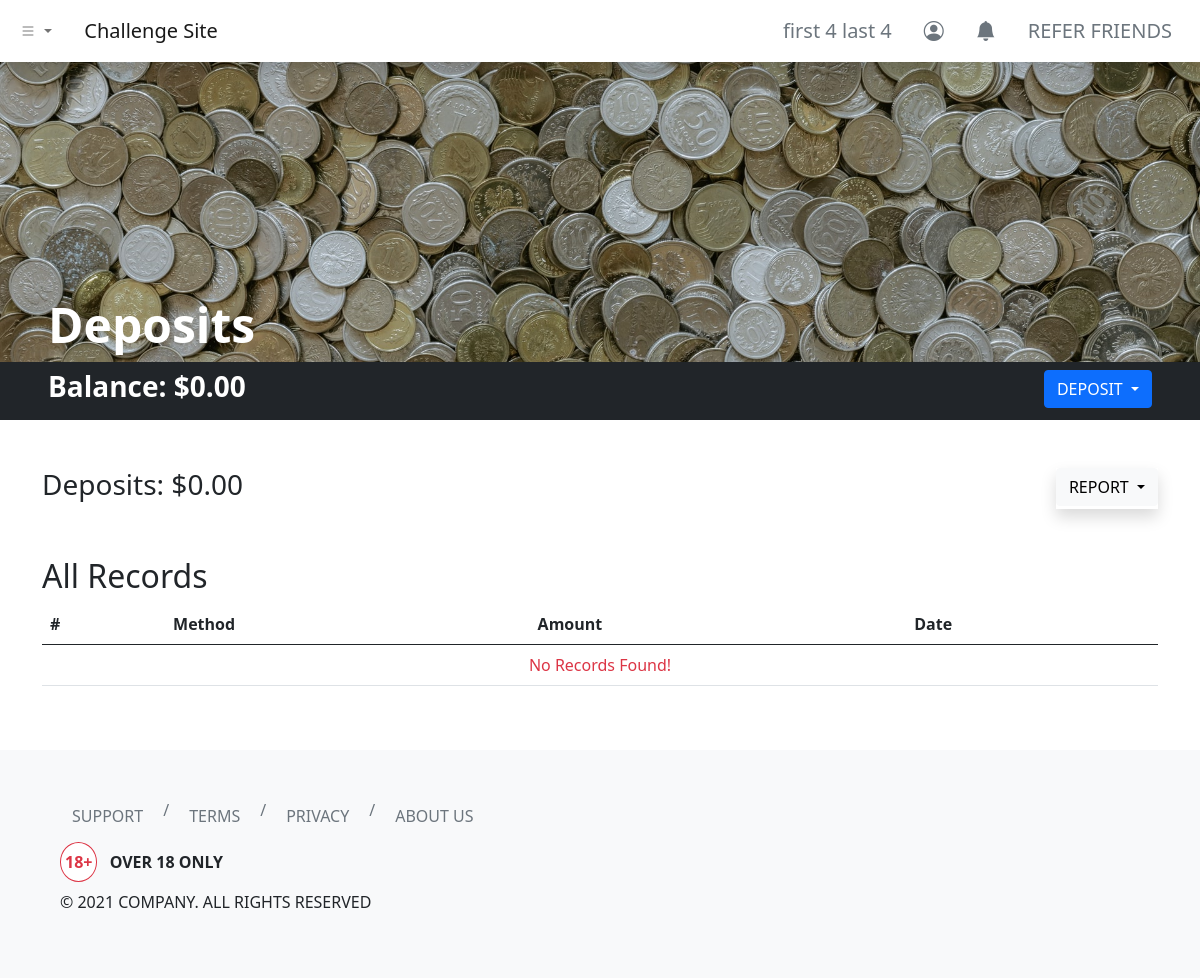
Before: /dashboard/deposits/index.php (signed in) with the older database file.
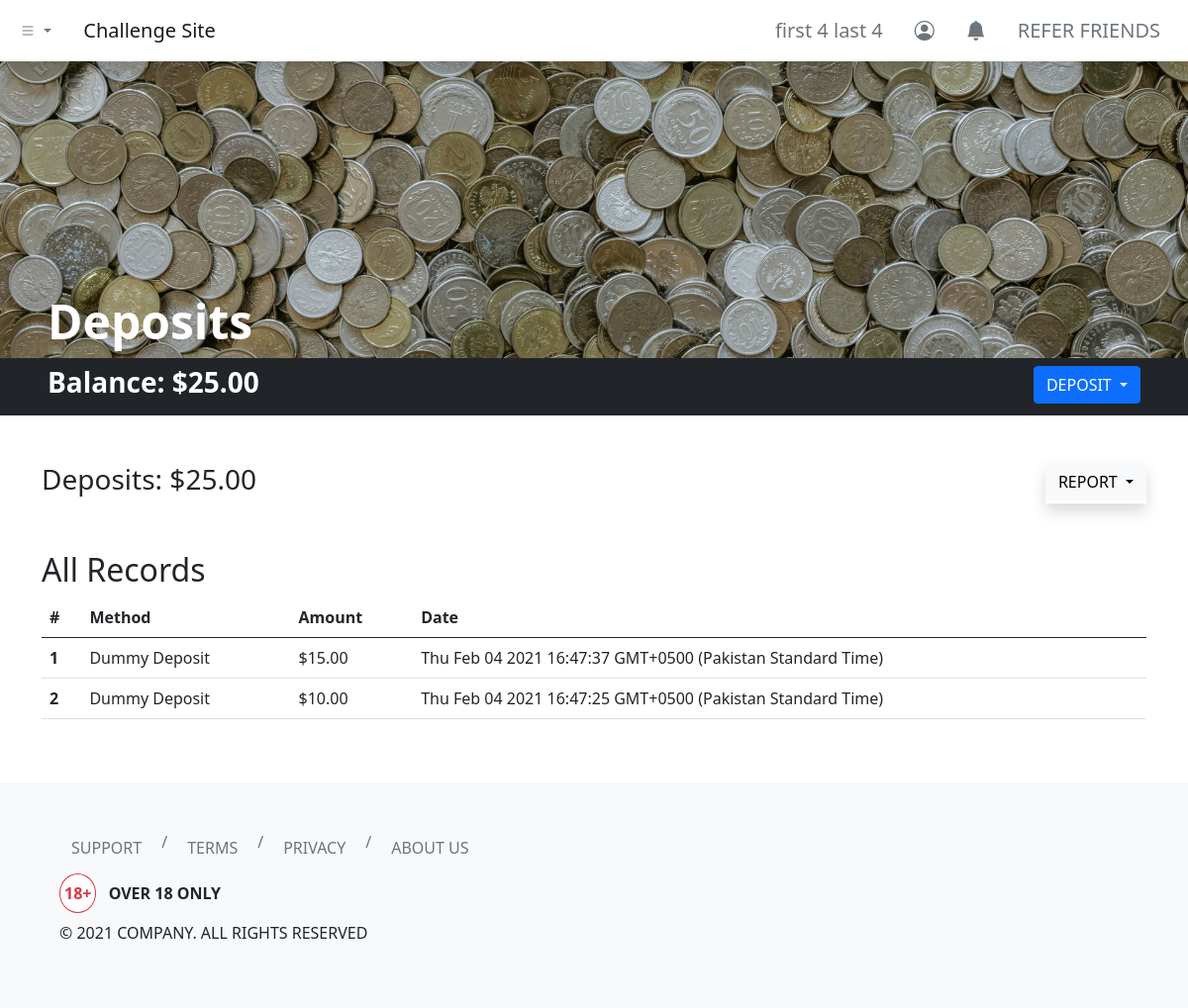
After: the same page with the newer database file.
### tables this page shows
CREATE TABLE `users` (
  `id` int(11) NOT NULL,
  `username` varchar(255) NOT NULL,
  `first_name` varchar(255) NOT NULL,
  `last_name` varchar(255) NOT NULL,
  `email` varchar(255) NOT NULL,
  `user_password` varchar(255) NOT NULL,
  `balance` decimal(65,30) UNSIGNED NOT NULL DEFAULT 0.000000000000000000000000000000
);

CREATE TABLE `deposit_log` (
  `deposit_id` int(11) NOT NULL,
  `deposit_by` int(11) NOT NULL,
  `method` varchar(255) NOT NULL,
  `amount` decimal(65,30) UNSIGNED NOT NULL,
  `client_date` varchar(255) NOT NULL,
  `server_timestamp` timestamp NOT NULL DEFAULT current_timestamp()
);

### dashboard/deposits/index.php (the view, shortened to what the changed rows need)
<?php
include '../../header.php';
?>
<link rel="stylesheet" href="./index.css">
<div class="hero bg-dark d-flex align-items-end px-5">
    <h1 class="text-white display-5 fw-bold">Deposits</h1>
</div>
<div class="container-fluid bg-dark py-2 px-5">
    <div class="row">
        <div class="col d-flex justify-content-between">
            <h3 class="text-white fw-bold">Balance:
                <?php
                include_once '../../php-apis/db-config.php';
                $user_id = $_SESSION['id'];
                $sql3 = "SELECT * FROM users WHERE id=$user_id";
                $result3 = mysqli_query($conn, $sql3);
                if (mysqli_num_rows($result3) > 0) {
                    while ($row3 = mysqli_fetch_assoc($result3)) {
                        echo '$' . number_format($row3['balance'], 2, '.', '');
                    }
                } else {
                    header("Location: ../../php-apis/logout.php");
                    die();
                }
                ?>
            </h3>
            <div class="dropdown">
                <button class="btn btn-primary dropdown-toggle text-uppercase" type="button" data-bs-toggle="dropdown" aria-expanded="false">
                </button>
            </div>
        </div>
    </div>
</div>
<div class="container my-5">
    <div class="row">
        <div class="col">
            <h3>Deposits:
                <?php
                $sql = "SELECT SUM(amount) AS depositSum FROM deposit_log WHERE deposit_by = $user_id";
                $result = mysqli_query($conn, $sql);
                if (mysqli_num_rows($result) > 0) {
                    while ($row = mysqli_fetch_assoc($result)) {
                        echo '$' . number_format($row['depositSum'], 2, '.', '');
                    }
                } else {
                    echo "$0.00";
                }
                ?>
            </h3>
        </div>
    </div>
</div>
<div class="container my-5">
    <div class="row">
        <div class="col">
            <h2 class="text-capitalize"><?php echo (isset($_GET['report-filter']) && !empty($_GET['report-filter'])) ? (str_replace("-", " ", mysqli_real_escape_string($conn, clean_input($_GET['report-filter'])))) : ("All") ?> Records</h2>
            <table class="table">
                <thead>
                    <tr>
                        <th scope="col">#</th>
                        <th scope="col">Method</th>
                        <th scope="col">Amount</th>
                        <th scope="col">Date</th>
                    </tr>
                </thead>
                <tbody>
                    <?php
                    if (isset($_GET['report-filter']) && !empty($_GET['report-filter'])) {
                        $reportFilter = mysqli_real_escape_string($conn, clean_input($_GET["report-filter"]));
                        switch ($reportFilter) {
                            case "current-month":
                                $sql2 = "SELECT * FROM deposit_log WHERE MONTH(server_timestamp) = MONTH(CURRENT_DATE()) AND YEAR(server_timestamp) = YEAR(CURRENT_DATE()) AND deposit_by = $user_id ORDER BY server_timestamp DESC";
                                break;
                            case "previous-month":
                                $sql2 = "SELECT * FROM deposit_log WHERE YEAR(server_timestamp) = YEAR(CURRENT_DATE() - INTERVAL 1 MONTH) AND MONTH(server_timestamp) = MONTH(CURRENT_DATE() - INTERVAL 1 MONTH) AND deposit_by = $user_id ORDER BY server_timestamp DESC";
                                break;
                            case "current-year":
                                $sql2 = "SELECT * FROM deposit_log WHERE YEAR(server_timestamp) = YEAR(CURRENT_DATE()) AND deposit_by = $user_id ORDER BY server_timestamp DESC";
                                break;
                            case "all":
                                $sql2 = "SELECT * FROM deposit_log WHERE deposit_by = $user_id ORDER BY server_timestamp DESC";
                                break;
                            default:
                                $sql2 = "SELECT * FROM deposit_log WHERE deposit_by = $user_id ORDER BY server_timestamp DESC";
                        }
                    } else {
                        $sql2 = "SELECT * FROM deposit_log WHERE deposit_by = $user_id ORDER BY server_timestamp DESC";
                    }
                    $result2 = mysqli_query($conn, $sql2);
                    if (mysqli_num_rows($result2) > 0) {
                        $count = 1;
                        while ($row2 = mysqli_fetch_assoc($result2)) {
                    ?>
                            <tr>
                                <th scope="row"><?php echo $count; ?></th>
                                <td><?php echo $row2['method']; ?></td>
                                <td><?php echo '$' . number_format($row2['amount'], 2, '.', ''); ?></td>
                                <td><?php echo $row2['client_date']; ?></td>
                            </tr>
                        <?php
                            $count++;
                        }
                    } else {
                        ?>
                        <tr>
                            <td colspan="4" class="text-center text-danger">No Records Found!</td>
                        </tr>
                    <?php } ?>
                </tbody>
            </table>
        </div>
    </div>
</div>
<?php
include '../../footer.php';
?>

### header.php (shortened to what the changed rows need)
<?php
function urlPrefix()
{
    if (basename(getcwd()) === basename(__DIR__)) {
        return './';
    } elseif (basename(dirname(getcwd())) === basename(__DIR__)) {
        return '../';
    } elseif (basename(dirname(dirname(getcwd()))) === basename(__DIR__)) {
        return '../../';
    } elseif (basename(dirname(dirname(dirname(getcwd())))) === basename(__DIR__)) {
        return '../../../';
    } else {
        return './';
    }
}
?>
<!DOCTYPE html>
<html lang="en">
<head>
    <link href="https://cdn.jsdelivr.net/npm/bootstrap@5.0.0-beta1/dist/css/bootstrap.min.css" rel="stylesheet">
    <link rel="stylesheet" href="https://cdn.jsdelivr.net/npm/bootstrap-icons@1.3.0/font/bootstrap-icons.css">
</head>
<body>
    <nav class="navbar navbar-expand-sm navbar-light bg-white shadow">
        <div class="container-fluid">
            <div class="collapse navbar-collapse" id="navbarNavDropdown">
                <ul class="navbar-nav ms-auto">
                    <?php if (isset($_SESSION['id'])) { ?>
                        <li class="nav-item">
                            <a class="btn btn-lg btn-outline-secondary border-0" aria-current="page" href="<?php echo urlPrefix() . 'dashboard/profile/'; ?>">
                                <?php
                                include_once urlPrefix() . 'php-apis/db-config.php';
                                $user_id = $_SESSION['id'];
                                $sql = "SELECT * FROM users WHERE id=$user_id";
                                $result = mysqli_query($conn, $sql);
                                if (mysqli_num_rows($result) > 0) {
                                    while ($row = mysqli_fetch_assoc($result)) {
                                        echo $row['first_name'] . ' ' . $row['last_name'];
                                    }
                                } else {
                                    header("Location: " . urlPrefix() . "php-apis/logout.php");
                                    die();
                                }
                                ?>
                            </a>
                        </li>
                    <?php } else { ?>
                        <li class="nav-item">
                            <a class="btn btn-lg btn-outline-secondary border-0" aria-current="page" href="<?php echo urlPrefix() . 'login/'; ?>">ENTER</a>
                        </li>
                    <?php } ?>
                </ul>
            </div>
        </div>
    </nav>

Changed rows visible on the page:
changed users "first 4": balance "0.00" → "25.00"
added deposit_log: method "Dummy Deposit", amount "15.00", client_date "Thu Feb 04 2021 16:47:37 GMT+0500 (Pakistan Standard Time)"
added deposit_log: method "Dummy Deposit", amount "10.00", client_date "Thu Feb 04 2021 16:47:25 GMT+0500 (Pakistan Standard Time)"
Other visible differences:
new list line: "$ 25.00"
list line gone: "$ 0.00"
text no longer shown: "No Records Found!"
